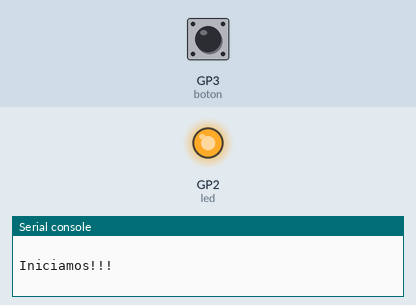
A program run on a simulated Raspberry Pi Pico running MicroPython. Parts: output pins drawn as LEDs (lit = HIGH), the last lines printed to the serial console. The inputs (shaded band) are chosen by the test bench; at power-on: GP3 (boton) LOW. Random numbers come from a fixed seed.

Above: at 0.1 s.
At 5.7 s:
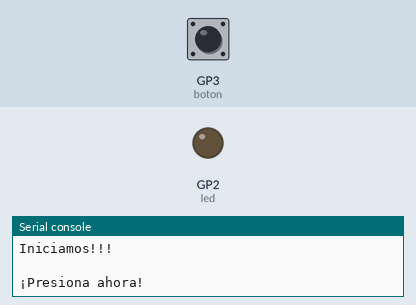
Timing chart, 0 to 7.2 s (numbered marks = the images above):
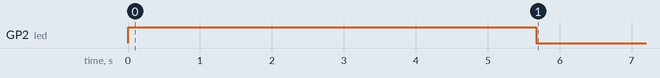

The program:

Interrupciones.py
```python
#Definimos librerias
from machine import Pin
import time
#Librería que genera números aleatorios:
import random
#Definimos un puerto de entrada y uno de salida
led = Pin(2, Pin.OUT)
boton = Pin(3, Pin.IN, Pin.PULL_DOWN)
#Función Callback si se activa la interrupción:
def control_boton(pin):
    #Desactivamos la interrupción:
    boton.irq(handler=None)
    #Función que calcula el tiempo transcurrido entre ambas variables:
    timer_reaction = time.ticks_diff(time.ticks_ms(), timer_start)
    #Imprimimos el tiempo de reacción transcurrido
    print("Tiempo de reacción: " + str(timer_reaction) + " milisegundos")

print("\nIniciamos!!!")
#Encendemos el led, señal de que inicia el juego
led.value(1)
#Usamos la función random para generar un retardo indeterminado
time.sleep(random.uniform(5, 10))
print("\n¡Presiona ahora!")
#Apagamos el led, señal de que presiones el botón
led.value(0)
#Guardamos el tiempo en que se apago el led
#será nuestro tiempo inicial  de la prueba
timer_start = time.ticks_ms()
#Llamamos a la interrupción
boton.irq(trigger=Pin.IRQ_RISING, handler=control_boton)
"""
Para correr de nueva cuenta el programa presiona el botón de "Stop"
y vuelve a ejecutar el script
"""
```

Measured:
- by itself, GP2 (led): LOW → HIGH at 0.00 s, → LOW 5.7 s later
